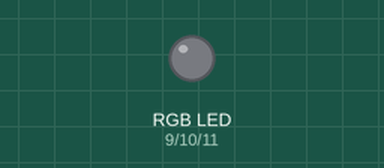
Simulated run of this sketch. Board: Arduino Uno, built with avr-gcc and run on an emulated ATmega328P. On the bench: an RGB LED mixed from three pins (HIGH = lit).

Above: at 0.1 s.
At 2.1 s:
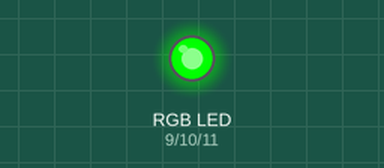
At 4.1 s:
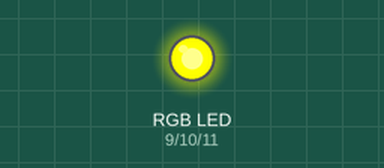
At 6.1 s:
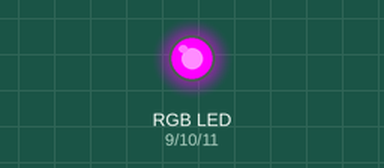
At 18.8 s:
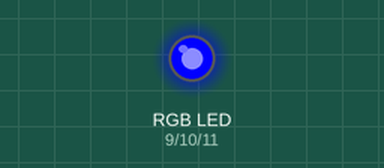
At 38.5 s:
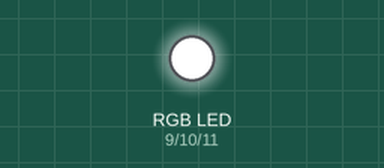
Timing chart, 0 to 40.0 s (numbered marks = the images above):
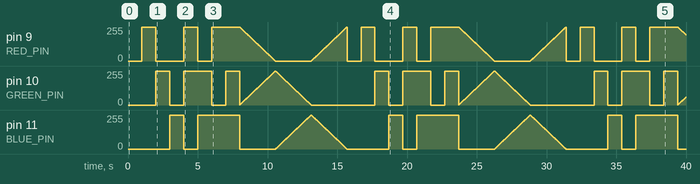

Measured:
- by itself, pin 9 (RED_PIN): 0/255 → 255/255 at 1.0 s, → 0/255 1.0 s later, → 255/255 2.0 s later, → 0/255 1.0 s later, … (1096 changes in this stretch)
- by itself, pin 11 (BLUE_PIN): 0/255 → 255/255 at 3.0 s, → 0/255 1.0 s later, → 255/255 1.0 s later, → 0/255 3.0 s later, … (1032 changes in this stretch)

The sketch:

RGB_LED.ino
```cpp
/*
This was also rewritten/explained from the Sparkfun Inventor's Kit with my work included.

Hardware connections:
  The RGB light actually has 3 LEDS inside that merge to make new colors.
  Therefore, we need 3 resistors, one for each LED inside the RGB LED.
*/

//Define fields here.
//const is used to set the variable to static so it cannot be changed.
//const is not required in this example but is good form.
const int RED_PIN = 9;
const int GREEN_PIN = 10;
const int BLUE_PIN = 11;

//Variable to display each LED
int DISPLAY_TIME = 100;  // In milliseconds


void setup()
{

  pinMode(RED_PIN, OUTPUT);
  pinMode(GREEN_PIN, OUTPUT);
  pinMode(BLUE_PIN, OUTPUT);
}


void loop()
{
  //Create a method that goes through all the colors.
  mainColors();

  //Create a method that smoothly transitions all the colors.
  showSpectrum();
}

//This method goes through every combination
void mainColors()
{
  // Off (all LEDs off):
  digitalWrite(RED_PIN, LOW);
  digitalWrite(GREEN_PIN, LOW);
  digitalWrite(BLUE_PIN, LOW);

  delay(1000); //delay all this

  // Red (turn just the red LED on):
  digitalWrite(RED_PIN, HIGH);
  digitalWrite(GREEN_PIN, LOW);
  digitalWrite(BLUE_PIN, LOW);

  delay(1000);

  // Green (turn just the green LED on):
  digitalWrite(RED_PIN, LOW);
  digitalWrite(GREEN_PIN, HIGH);
  digitalWrite(BLUE_PIN, LOW);

  delay(1000);

  // Blue (turn just the blue LED on):
  digitalWrite(RED_PIN, LOW);
  digitalWrite(GREEN_PIN, LOW);
  digitalWrite(BLUE_PIN, HIGH);

  delay(1000);

  // Yellow (turn red and green on):

  digitalWrite(RED_PIN, HIGH);
  digitalWrite(GREEN_PIN, HIGH);
  digitalWrite(BLUE_PIN, LOW);

  delay(1000);

  // Cyan (turn green and blue on):

  digitalWrite(RED_PIN, LOW);
  digitalWrite(GREEN_PIN, HIGH);
  digitalWrite(BLUE_PIN, HIGH);

  delay(1000);

  // Purple (turn red and blue on):

  digitalWrite(RED_PIN, HIGH);
  digitalWrite(GREEN_PIN, LOW);
  digitalWrite(BLUE_PIN, HIGH);

  delay(1000);

  // White (turn all the LEDs on):

  digitalWrite(RED_PIN, HIGH);
  digitalWrite(GREEN_PIN, HIGH);
  digitalWrite(BLUE_PIN, HIGH);

  delay(1000);
}

//This method transitions through the colors smoothly.
void showSpectrum()
{
  for (int x = 0; x < 768; x++)
  {
    showRGB(x);  // Call RGBspectrum() with our new x
    delay(10);   // Delay for 10 ms (1/100th of a second)
  }
}

// This method goes through each number in the for loop from 0 to 767.
// Each number determines the intensity of the current color so it goes
// through each shade of color in the spectrum.

// Since intensity base colors start and end at red, so the loop will
// make the colors seem continuously looping. Numbers between or above
// the listed numbers will create blends in the colors.

// The "base" numbers are:
// 0   = pure red
// 255 = pure green
// 511 = pure blue
// 767 = pure red (again)

void showRGB(int color)
{
  int redIntensity;
  int greenIntensity;
  int blueIntensity;

  if (color <= 255)
  {
    redIntensity = 255 - color;    // red goes from on to off
    greenIntensity = color;        // green goes from off to on
    blueIntensity = 0;             // blue is always off
  }
  else if (color <= 511)
  {
    redIntensity = 0;                     // red is always off
    greenIntensity = 255 - (color - 256); // green on to off
    blueIntensity = (color - 256);        // blue off to on
  }
  else // color >= 512
  {
    redIntensity = (color - 512);         // red off to on
    greenIntensity = 0;                   // green is always off
    blueIntensity = 255 - (color - 512);  // blue on to off
  }

  // Write value to LEDs.
  analogWrite(RED_PIN, redIntensity);
  analogWrite(BLUE_PIN, blueIntensity);
  analogWrite(GREEN_PIN, greenIntensity);
}
```
